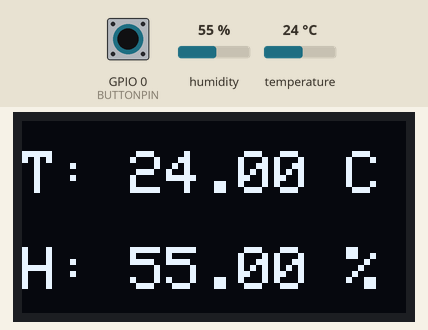
Recording of a sketch running on a simulated ESP8266 (NodeMCU). Parts: 128×64 one-colour display. The inputs (shaded band) are chosen by the test bench; at power-on: GPIO 0 (BUTTONPIN) HIGH, humidity 55 %, temperature 24 °C. WiFi joins after 1.5 s; servers stay silent unless stated; uploads are accepted with an empty reply; what the sketch prints to the serial monitor is not drawn.

3.0 s: GPIO 0 (BUTTONPIN) pulled LOW for 0.15 s
Above: at 3.09 s.
4.6 s: GPIO 0 (BUTTONPIN) pulled LOW for 3.2 s
Timing chart, 0 to 7.6 s (numbered marks = the images above; inputs shaded):
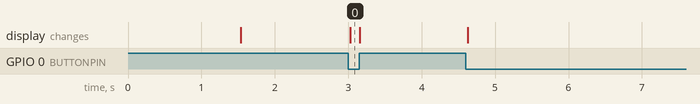

The sketch:

esp_dht_oled.ino
```cpp
#include <SPI.h>
#include <Wire.h>
#include <Adafruit_GFX.h>
#include <Adafruit_SSD1306.h>
#include <DHTesp.h>
#include <ESP8266WiFi.h>
#include <ESP8266HTTPClient.h>
#include <ArduinoOTA.h>


// Modifiable parameters:
#define DHTPIN 16
#define BUTTONPIN 0
#define SCREEN_HEIGHT 64
#define SCREEN_WIDTH 128

// WIFI Connection
const char* ssid = "*";
const char* password = "*";
// API that handles the POST-Request
const String apiPath = "*";
// Sensor Location
const String location = "*";
// Frequency of sensor readings, display updates and POST-requests
const long updateTime = 3600000;

long lastMsg = 0;
float curTemp;
float curHum;
int airQuality;
DHTesp dht;

// -1 because the disply doesn't have a reset pin
Adafruit_SSD1306 display(SCREEN_WIDTH, SCREEN_HEIGHT, &Wire, -1);

void setup() {
  Serial.begin(115200);
  Serial.println("Booting");
  dht.setup(DHTPIN, DHTesp::DHT22);
  pinMode(BUTTONPIN, INPUT);

  // Connect to Wifi
  WiFi.mode(WIFI_STA);
  WiFi.begin(ssid, password);
  while (WiFi.waitForConnectResult() != WL_CONNECTED) {
    Serial.println("Connection Failed! Rebooting...");
    delay(5000);
    ESP.restart();
  }

  // Initialize Display with the I2C address 0x3C
  if(!display.begin(SSD1306_SWITCHCAPVCC, 0x3C)) {
    Serial.println(F("SSD1306 allocation failed"));
    for(;;);
  }
  delay(200);
  display.clearDisplay();
  display.ssd1306_command(SSD1306_SETCONTRAST);
  display.ssd1306_command(5);

  // Arduino OTA Setup
  ArduinoOTA.onStart([]() {
    String type;
    if (ArduinoOTA.getCommand() == U_FLASH) {
      type = "sketch";
    } else { // U_SPIFFS
      type = "filesystem";
    }
    ArduinoOTA.setHostname("esp8266-rMax-temp");

    Serial.println("Start updating " + type);
  });
  ArduinoOTA.onEnd([]() {
    Serial.println("\nEnd");
  });
  ArduinoOTA.onProgress([](unsigned int progress, unsigned int total) {
    Serial.printf("Progress: %u%%\r", (progress / (total / 100)));
  });
  ArduinoOTA.onError([](ota_error_t error) {
    Serial.printf("Error[%u]: ", error);
    if (error == OTA_AUTH_ERROR) {
      Serial.println("Auth Failed");
    } else if (error == OTA_BEGIN_ERROR) {
      Serial.println("Begin Failed");
    } else if (error == OTA_CONNECT_ERROR) {
      Serial.println("Connect Failed");
    } else if (error == OTA_RECEIVE_ERROR) {
      Serial.println("Receive Failed");
    } else if (error == OTA_END_ERROR) {
      Serial.println("End Failed");
    }
  });
  ArduinoOTA.begin();
  Serial.println("Ready");
  Serial.print("IP address: ");
  Serial.println(WiFi.localIP());
}

void postData() {
  HTTPClient http;
  String curTempStr = String(curTemp);
  String curHumStr = String(curHum);
  String data = "temp=" + curTempStr + "&hum=" + curHumStr + "&location=" + location;
  Serial.println("Sending HTTP-POST with current sensor readings!");
  http.begin(apiPath);
  http.addHeader("Content-Type", "application/x-www-form-urlencoded");
  int responseCode = http.POST(data);
  Serial.println("HTTP-Responsecode: " + String(responseCode));
  http.end();
}

void displayData() {
  Serial.println("Display on");
  display.ssd1306_command(SSD1306_DISPLAYON);
  display.clearDisplay();
  display.setTextSize(2);
  display.setTextColor(WHITE);
  display.setCursor(0, 10);
  display.print("T: ");
  display.print(curTemp);
  display.println(" C");
  display.println("");
  display.print("H: ");
  display.print(curHum);
  display.print(" %");
  display.display();
}

void reconnectWifi() {
  int retry = 0;
  while(WiFi.status() != WL_CONNECTED && retry < 5) {
    retry++;
    Serial.println("Reconnecting Wifi...");
    WiFi.disconnect();
    WiFi.mode(WIFI_OFF);
    WiFi.mode(WIFI_STA);
    WiFi.begin(ssid, password);
    delay(1000);
  }
  if(retry >= 5) {
    ESP.restart();
  }
}
void loop() {
  if(WiFi.status() != WL_CONNECTED) {
    Serial.println("Wifi connection lost!");
    reconnectWifi();
  }
  ArduinoOTA.handle();
  int buttonState = digitalRead(BUTTONPIN);
  if(buttonState == LOW) {
    displayData();
  }
  else {
    display.ssd1306_command(SSD1306_DISPLAYOFF);
 }
  long now = millis();
  if (lastMsg == 0 || now - lastMsg > updateTime) {
    curTemp = dht.getTemperature();
    curHum = dht.getHumidity();
    Serial.println("Measured Temperature: " + String(curTemp));
    Serial.println("Measured Humidity: " + String(curHum));
    postData();
    lastMsg = now;
  }
}
```

Measured:
- after the input at 3.0 s, the display: changes at once (image 0)
